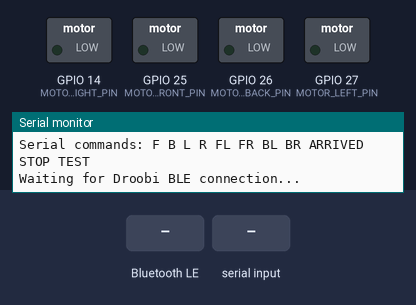
A sketch run on a simulated ESP32. Shown: switched loads named in the sketch (green lamp = pin HIGH), the last lines printed to the serial monitor. Inputs (shaded band) come from the test bench. Nothing arrives over Bluetooth unless stated; a phone connects over Bluetooth LE 3 s after start.

Above: at 1.4 s.
1.5 s: Bluetooth LE write "F" received
At 2.1 s:
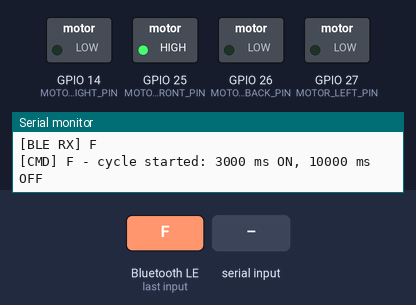
4.5 s: "B\n" received over Serial
At 5.5 s:
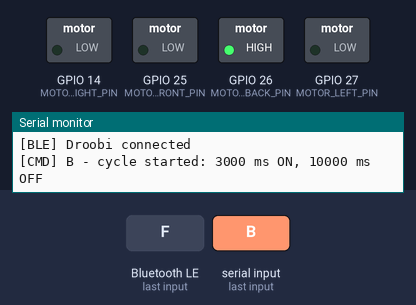
6.0 s: Bluetooth LE write "L" received
At 6.8 s:
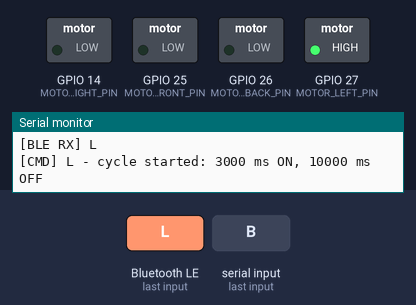
7.5 s: "R\n" received over Serial
At 7.8 s:
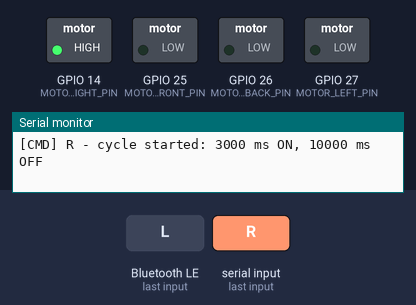
9.0 s: Bluetooth LE write "FL" received
At 10.1 s:
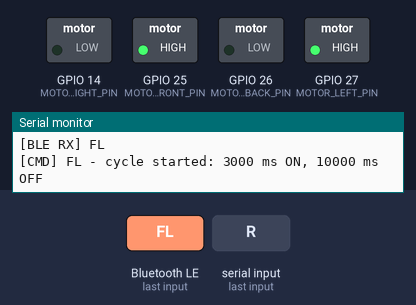
10.5 s: "FR\n" received over Serial
At 11.3 s:
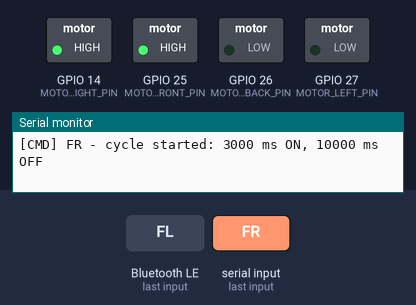
Timing chart, 0 to 14.5 s (numbered marks = the images above; inputs shaded):
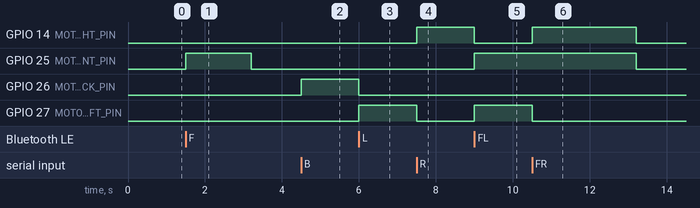

The sketch:

DroobiBelt.ino
```cpp
/*
 * Droobi wearable navigation belt - ESP32 firmware
 *
 * BLE protocol must stay in sync with:
 *   lib/core/enums/belt_command.dart
 *
 * Commands: F, B, L, R, FL, FR, BL, BR, ARRIVED, STOP, HB
 * ARRIVED briefly activates all four motors together.
 * HB is a heartbeat and never activates motors.
 *
 * The four GPIOs below are DRIVER INPUT pins, not motor power outputs.
 * Do not connect ERM motors directly to ESP32 GPIO pins.
 */

#include <Arduino.h>
#include <BLEDevice.h>
#include <BLEServer.h>
#include <BLEUtils.h>
#include <BLE2902.h>

// Keep these values identical to Droobi's Flutter BLE configuration.
static const char *DEVICE_NAME = "DroobiBelt";
static const char *SERVICE_UUID = "4e4a0001-6f6e-4b65-8b1a-0123456789ab";
static const char *COMMAND_CHARACTERISTIC_UUID = "4e4a0002-6f6e-4b65-8b1a-0123456789ab";

// Configure these to match the actual driver inputs used on your breadboard.
static constexpr uint8_t MOTOR_FRONT_PIN = 25;
static constexpr uint8_t MOTOR_BACK_PIN  = 26;
static constexpr uint8_t MOTOR_LEFT_PIN  = 27;
static constexpr uint8_t MOTOR_RIGHT_PIN = 14;

// Set to false if your motor-driver input stage is active LOW.
static constexpr bool MOTOR_ACTIVE_HIGH = true;

// A missing heartbeat stops vibration as a safety measure.
static constexpr unsigned long HEARTBEAT_TIMEOUT_MS = 10000;
static constexpr unsigned long DIRECTION_ON_MS = 3000;
static constexpr unsigned long DIRECTION_OFF_MS = 10000;
static constexpr unsigned long ARRIVAL_PULSE_MS = 1200;

BLEServer *bleServer = nullptr;
BLECharacteristic *commandCharacteristic = nullptr;
bool deviceConnected = false;
bool previousDeviceConnected = false;

unsigned long lastHeartbeatMs = 0;
bool heartbeatSeen = false;
bool arrivalPulseActive = false;
unsigned long arrivalPulseUntilMs = 0;
String lastCommand = "STOP";
// Remember the last direction even after its 3-second pulse ends.
// Repeated writes of the same direction must not restart the timer.
String lastDirectionCommand = "STOP";
bool directionCycleActive = false;
bool directionMotorsOn = false;
unsigned long directionNextTransitionMs = 0;

void setMotor(uint8_t pin, bool enabled) {
  const bool outputHigh = MOTOR_ACTIVE_HIGH ? enabled : !enabled;
  digitalWrite(pin, outputHigh ? HIGH : LOW);
}

void setAllMotorsOff() {
  setMotor(MOTOR_FRONT_PIN, false);
  setMotor(MOTOR_BACK_PIN, false);
  setMotor(MOTOR_LEFT_PIN, false);
  setMotor(MOTOR_RIGHT_PIN, false);
}

void stopMotors() {
  setAllMotorsOff();
  arrivalPulseActive = false;
  arrivalPulseUntilMs = 0;
  directionCycleActive = false;
  directionMotorsOn = false;
  directionNextTransitionMs = 0;
  lastCommand = "STOP";
  lastDirectionCommand = "STOP";
}

void pulseAllMotorsForArrival() {
  lastDirectionCommand = "STOP";
  directionCycleActive = false;
  directionMotorsOn = false;
  directionNextTransitionMs = 0;
  setMotor(MOTOR_FRONT_PIN, true);
  setMotor(MOTOR_BACK_PIN, true);
  setMotor(MOTOR_LEFT_PIN, true);
  setMotor(MOTOR_RIGHT_PIN, true);
  arrivalPulseActive = true;
  arrivalPulseUntilMs = millis() + ARRIVAL_PULSE_MS;
  lastCommand = "ARRIVED";
  Serial.println("[ARRIVED] All four motors ON for 1200 ms");
}


void setDirectionMotors(const String &command, bool enabled) {
  setAllMotorsOff();
  if (!enabled) return;

  if (command == "F") setMotor(MOTOR_FRONT_PIN, true);
  else if (command == "B") setMotor(MOTOR_BACK_PIN, true);
  else if (command == "L") setMotor(MOTOR_LEFT_PIN, true);
  else if (command == "R") setMotor(MOTOR_RIGHT_PIN, true);
  else if (command == "FL") {
    setMotor(MOTOR_FRONT_PIN, true);
    setMotor(MOTOR_LEFT_PIN, true);
  } else if (command == "FR") {
    setMotor(MOTOR_FRONT_PIN, true);
    setMotor(MOTOR_RIGHT_PIN, true);
  } else if (command == "BL") {
    setMotor(MOTOR_BACK_PIN, true);
    setMotor(MOTOR_LEFT_PIN, true);
  } else if (command == "BR") {
    setMotor(MOTOR_BACK_PIN, true);
    setMotor(MOTOR_RIGHT_PIN, true);
  }
}

void applyCommand(String command) {
  command.trim();
  command.toUpperCase();

  if (command == "HB") {
    lastHeartbeatMs = millis();
    heartbeatSeen = true;
    return;
  }

  if (command == "STOP") {
    stopMotors();
    lastDirectionCommand = "STOP";
    Serial.println("[CMD] STOP");
    return;
  }

  if (command == "ARRIVED") {
    stopMotors();
    pulseAllMotorsForArrival();
    return;
  }

  const bool isDirection =
      command == "F" || command == "B" || command == "L" ||
      command == "R" || command == "FL" || command == "FR" ||
      command == "BL" || command == "BR";

  if (!isDirection) {
    Serial.print("[WARN] Unknown command: ");
    Serial.println(command);
    return;
  }

  // Ignore repeated writes of the same direction. In particular, RRRR
  // must not keep restarting the 3-second vibration window.
  if (command == lastDirectionCommand) {
    return;
  }

  // A new direction starts a fresh 3-second pulse.
  stopMotors();
  lastDirectionCommand = command;

  setDirectionMotors(command, true);
  directionCycleActive = true;
  directionMotorsOn = true;
  directionNextTransitionMs = millis() + DIRECTION_ON_MS;
  lastCommand = command;
  Serial.print("[CMD] ");
  Serial.print(command);
  Serial.println(" - cycle started: 3000 ms ON, 10000 ms OFF");
}

class CommandCallbacks : public BLECharacteristicCallbacks {
  void onWrite(BLECharacteristic *characteristic) override {
    // This ESP32 BLE library version returns Arduino String from getValue().
    String value = characteristic->getValue();
    value.trim();

    if (value.isEmpty()) {
      return;
    }

    Serial.print("[BLE RX] ");
    Serial.println(value);
    applyCommand(value);
  }
};

class ServerCallbacks : public BLEServerCallbacks {
  void onConnect(BLEServer *server) override {
    deviceConnected = true;
    lastHeartbeatMs = millis();
    heartbeatSeen = true;
    Serial.println("[BLE] Droobi connected");
    stopMotors();
    lastDirectionCommand = "STOP";
  }

  void onDisconnect(BLEServer *server) override {
    deviceConnected = false;
    heartbeatSeen = false;
    Serial.println("[BLE] Droobi disconnected; stopping motors");
    stopMotors();
    lastDirectionCommand = "STOP";
  }
};

void testAllDirections() {
  const char *commands[] = {"F", "B", "L", "R", "FL", "FR", "BL", "BR"};
  Serial.println("[TEST] Running all 8 direction patterns");
  for (const char *command : commands) {
    applyCommand(String(command));
    delay(700);
    stopMotors();
    delay(250);
  }
  Serial.println("[TEST] Complete");
}

void setup() {
  Serial.begin(115200);
  delay(200);

  pinMode(MOTOR_FRONT_PIN, OUTPUT);
  pinMode(MOTOR_BACK_PIN, OUTPUT);
  pinMode(MOTOR_LEFT_PIN, OUTPUT);
  pinMode(MOTOR_RIGHT_PIN, OUTPUT);
  stopMotors();

  BLEDevice::init(DEVICE_NAME);
  bleServer = BLEDevice::createServer();
  bleServer->setCallbacks(new ServerCallbacks());

  BLEService *service = bleServer->createService(SERVICE_UUID);
  commandCharacteristic = service->createCharacteristic(
    COMMAND_CHARACTERISTIC_UUID,
    BLECharacteristic::PROPERTY_WRITE |
    BLECharacteristic::PROPERTY_WRITE_NR
  );
  commandCharacteristic->setCallbacks(new CommandCallbacks());
  service->start();

  BLEAdvertising *advertising = BLEDevice::getAdvertising();
  advertising->addServiceUUID(SERVICE_UUID);
  advertising->setScanResponse(true);
  BLEDevice::startAdvertising();

  Serial.println();
  Serial.println("=== Droobi Belt ESP32 ready ===");
  Serial.println("BLE name: DroobiBelt");
  Serial.println("Serial commands: F B L R FL FR BL BR ARRIVED STOP TEST");
  Serial.println("Waiting for Droobi BLE connection...");
}

void loop() {
  // Serial test mode allows motor testing before the app is connected.
  if (Serial.available()) {
    String input = Serial.readStringUntil('\n');
    input.trim();
    input.toUpperCase();

    if (input == "TEST") {
      testAllDirections();
    } else if (input == "F" || input == "B" || input == "L" ||
               input == "R" || input == "FL" || input == "FR" ||
               input == "BL" || input == "BR" || input == "ARRIVED" ||
               input == "STOP") {
      applyCommand(input);
    } else if (input.length() > 0) {
      Serial.println("[HELP] Use F B L R FL FR BL BR ARRIVED STOP or TEST");
    }
  }

  if (directionCycleActive &&
      static_cast<long>(millis() - directionNextTransitionMs) >= 0) {
    directionMotorsOn = !directionMotorsOn;
    setDirectionMotors(lastDirectionCommand, directionMotorsOn);

    if (directionMotorsOn) {
      directionNextTransitionMs = millis() + DIRECTION_ON_MS;
      lastCommand = lastDirectionCommand;
      Serial.println("[DIRECTION] 3-second ON phase started");
    } else {
      directionNextTransitionMs = millis() + DIRECTION_OFF_MS;
      lastCommand = "STOP";
      Serial.println("[DIRECTION] 10-second OFF phase started");
    }
  }

  if (arrivalPulseActive &&
      static_cast<long>(millis() - arrivalPulseUntilMs) >= 0) {
    stopMotors();
    Serial.println("[ARRIVED] Pulse complete; motors stopped");
  }

  if (heartbeatSeen && millis() - lastHeartbeatMs > HEARTBEAT_TIMEOUT_MS) {
    if (directionCycleActive || arrivalPulseActive || lastCommand != "STOP") {
      Serial.println("[SAFETY] Heartbeat timeout; stopping motors");
      stopMotors();
    }
    heartbeatSeen = false;
  }

  // Restart advertising after a disconnect so the app can reconnect.
  if (!deviceConnected && previousDeviceConnected) {
    delay(200);
    BLEDevice::startAdvertising();
    Serial.println("[BLE] Advertising restarted");
    previousDeviceConnected = deviceConnected;
  }
  if (deviceConnected && !previousDeviceConnected) {
    previousDeviceConnected = deviceConnected;
  }

  delay(5);
}
```

Measured:
- after the input at 1.5 s, GPIO 25 (MOTOR_FRONT_PIN): LOW → HIGH at once, → LOW 1.7 s later
- after the input at 4.5 s, GPIO 26 (MOTOR_BACK_PIN): LOW → HIGH at once
- after the input at 6.0 s, GPIO 26 (MOTOR_BACK_PIN): HIGH → LOW at once; GPIO 27 (MOTOR_LEFT_PIN): LOW → HIGH at once
- after the input at 7.5 s, GPIO 14 (MOTOR_RIGHT_PIN): LOW → HIGH at once; GPIO 27 (MOTOR_LEFT_PIN): HIGH → LOW at once
- after the input at 9.0 s, GPIO 14 (MOTOR_RIGHT_PIN): HIGH → LOW at once; GPIO 25 (MOTOR_FRONT_PIN), GPIO 27 (MOTOR_LEFT_PIN): LOW → HIGH at once
- after the input at 10.5 s, GPIO 14 (MOTOR_RIGHT_PIN): LOW → HIGH at once, → LOW 2.7 s later; GPIO 25 (MOTOR_FRONT_PIN): HIGH → LOW after 2.7 s instead of 1.5 s; GPIO 27 (MOTOR_LEFT_PIN): HIGH → LOW after 0.00 s instead of 1.5 s
